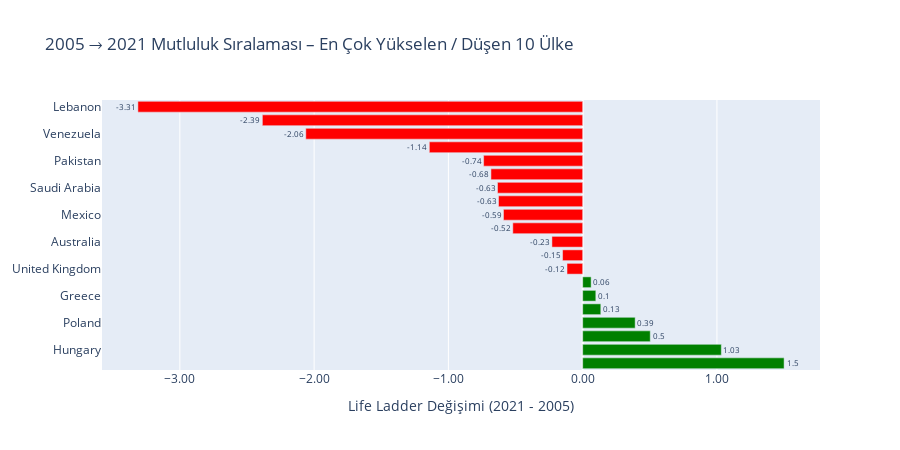

The notebook cell saved with this chart:
### Code cell
import pandas as pd
import plotly.graph_objects as go

df = pd.read_csv('data.csv')

pivot = (df[df['Year'].isin([2005, 2021])]
         .groupby(['Country name', 'Year'])['Life Ladder']
         .mean()
         .unstack('Year')
         .dropna())

pivot['change'] = pivot[2021] - pivot[2005]

top10  = pivot.nlargest(10, 'change')
last10 = pivot.nsmallest(10, 'change')
plot_df = (pd.concat([top10, last10])
           .rename_axis('country')
           .reset_index()
           .sort_values('change'))

fig = go.Figure()
colors = ['green' if v > 0 else 'red' for v in plot_df['change']]
fig.add_bar(x=plot_df['change'],
            y=plot_df['country'],
            orientation='h',
            marker_color=colors,
            text=plot_df['change'].round(2),
            textposition='outside')

fig.update_layout(
    title='2005 → 2021 Mutluluk Sıralaması – En Çok Yükselen / Düşen 10 Ülke',
    xaxis_title='Life Ladder Değişimi (2021 - 2005)',
    height=450,
    yaxis_autorange='reversed',
    xaxis=dict(tickformat='.2f'))
fig.show()

### Figure 1 — Plotly figure (JSON) as saved in the notebook; plotly's stock layout.template omitted (floating-point values rounded to 4 significant figures)
{"data": [{"marker": {"color": ["red", "red", "red", "red", "red", "red", "red", "red", "red", "red", "red", "red", "red", "green", "green", "green", "green", "green", "green", "green"]}, "orientation": "h", "text": [-3.31, -2.39, -2.06, -1.14, -0.74, -0.68, -0.63, -0.63, -0.59, -0.52, -0.23, -0.15, -0.12, 0.06, 0.1, 0.13, 0.39, 0.5, 1.03, 1.5], "textposition": "outside", "type": "bar", "x": [-3.312, -2.386, -2.062, -1.142, -0.7378, -0.6832, -0.6343, -0.6268, -0.5899, -0.5204, -0.2291, -0.1498, -0.1166, 0.06296, 0.0979, 0.135, 0.3909, 0.5032, 1.033, 1.5], "y": ["Lebanon", "Jordan", "Venezuela", "Egypt", "Pakistan", "Spain", "Saudi Arabia", "Brazil", "Mexico", "Iran", "Australia", "Netherlands", "United Kingdom", "Sweden", "Greece", "Germany", "Poland", "Czechia", "Hungary", "Romania"]}], "layout": {"height": 450, "title": {"text": "2005 → 2021 Mutluluk Sıralaması – En Çok Yükselen / Düşen 10 Ülke"}, "xaxis": {"tickformat": ".2f", "title": {"text": "Life Ladder Değişimi (2021 - 2005)"}}, "yaxis": {"autorange": "reversed"}}}
